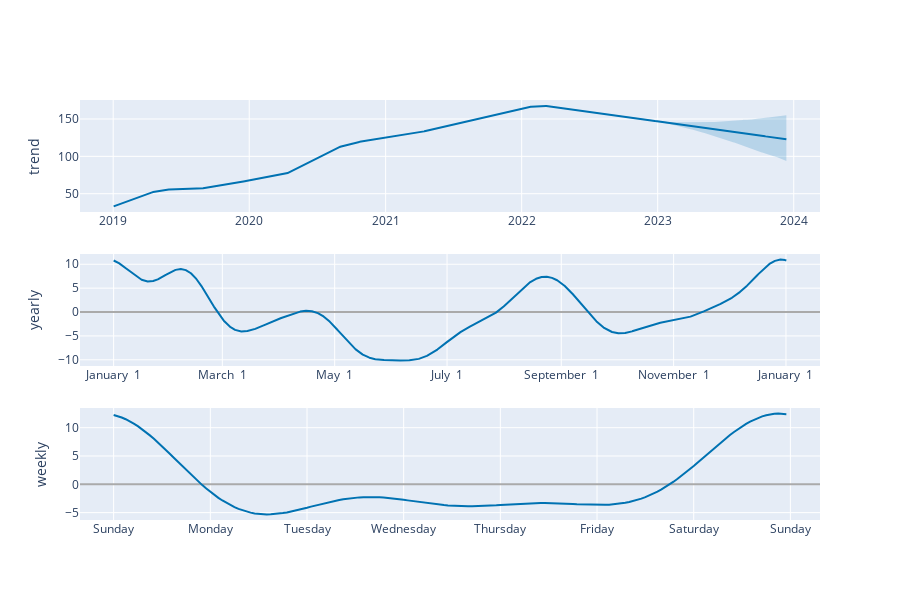

Source (notebook cell):
### Markdown cell above
We can also plot the components:

### Code cell
model.plotcomponents()

### Figure 1 — Plotly figure (JSON) as saved in the notebook; plotly's stock layout.template omitted (floating-point values rounded to 4 significant figures; data arrays with more than 128 entries replaced by an {"elided": "..."} marker saying what was removed)
{"data": [{"line": {"color": "#0072B2", "width": 2}, "mode": "lines", "name": "trend", "type": "scatter", "x": {"elided": "1360 str values"}, "xaxis": "x", "y": {"elided": "1360 float values"}, "yaxis": "y"}, {"line": {"color": "rgba(0, 114, 178, 0.2)", "width": 0}, "mode": "lines", "name": "trend_upper", "type": "scatter", "x": {"elided": "1360 str values"}, "xaxis": "x", "y": {"elided": "1360 float values"}, "yaxis": "y"}, {"fill": "tonexty", "fillcolor": "rgba(0, 114, 178, 0.2)", "line": {"color": "rgba(0, 114, 178, 0.2)", "width": 0}, "mode": "lines", "name": "trend_lower", "type": "scatter", "x": {"elided": "1360 str values"}, "xaxis": "x", "y": {"elided": "1360 float values"}, "yaxis": "y"}, {"line": {"color": "#0072B2", "width": 2}, "mode": "lines", "name": "yearly", "type": "scatter", "x": {"elided": "8766 str values"}, "xaxis": "x2", "y": {"elided": "8766 float values"}, "yaxis": "y2"}, {"line": {"color": "#0072B2", "width": 2}, "mode": "lines", "name": "weekly", "type": "scatter", "x": {"elided": "168 str values"}, "xaxis": "x3", "y": {"elided": "168 float values"}, "yaxis": "y3"}], "layout": {"height": 600, "showlegend": false, "width": 900, "xaxis": {"anchor": "y", "domain": [0, 1], "range": ["2018-10-03T23:00:00", "2024-03-11T11:00:00"], "type": "date"}, "xaxis2": {"anchor": "y2", "domain": [0, 1], "range": ["2016-12-13T17:45:00", "2018-01-19T11:15:00"], "tickformat": "%B %e", "type": "date"}, "xaxis3": {"anchor": "y3", "domain": [0, 1], "range": ["2016-12-31T15:39:00", "2017-01-08T07:21:00"], "tickformat": "%A", "type": "date"}, "yaxis": {"anchor": "x", "domain": [0.7333, 1], "rangemode": "normal", "title": {"text": "trend"}, "zerolinecolor": "#AAA"}, "yaxis2": {"anchor": "x2", "domain": [0.3667, 0.6333], "title": {"text": "yearly"}, "zerolinecolor": "#AAA"}, "yaxis3": {"anchor": "x3", "domain": [0, 0.2667], "title": {"text": "weekly"}, "zerolinecolor": "#AAA"}}}
